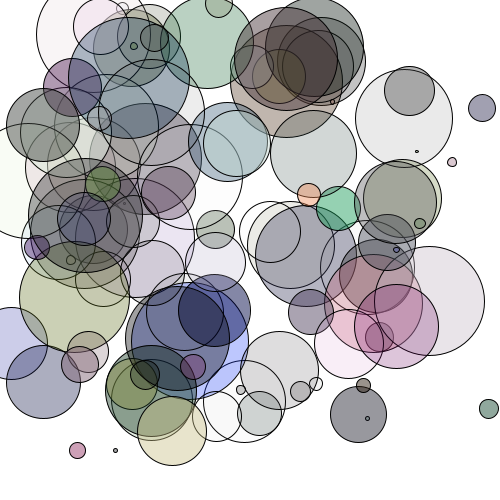
Frame 1 (no input)
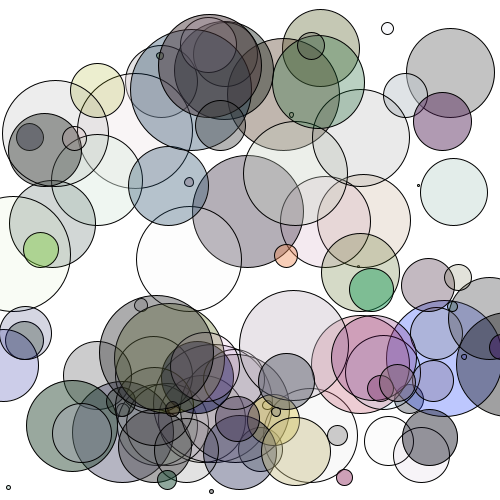
Frame 60 (the mouse pressed at the canvas centre just before this capture)
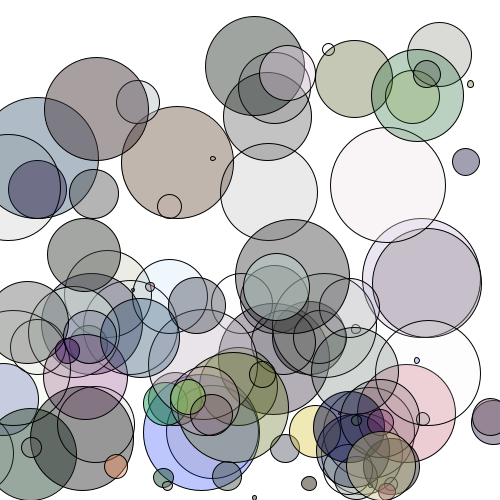
Frame 120 (the mouse held since frame 60 and released just before this capture)

The Processing sketch that drew these frames (run headless with seeded random() and noise(); from frame 60 on, the mouse is pressed at the canvas centre):

// Processing sketch: processing_105861
// ── processing_105861.pde

int number=100;
float[] xPos = new float[number]; //xPosition
float[] yPos = new float[number]; //yPosition
float[] radius = new float[number]; //radius
float[] sx = new float[number]; //speed of x
float[] sy = new float[number]; //speed of y
float[] h = new float[number];
float[] s = new float[number];
float[] b = new float[number];
float[] o = new float[number];

float g=0.95; //gravity

void setup() {
  size (500, 500);
  colorMode (HSB);

  //set random variables

  //number=int(random(500));

  for (int i=0; i<number; i++) {
    radius[i]=random(width/4);
    xPos[i]=random(width-radius[i]);
    yPos[i]=random(height-radius[i]);
    sx[i]=random(50);
    sx[i]=random(50);
    h[i]=random(255);
    s[i]=random(255);
    b[i]=random(255);
    o[i]=random(125);
  }

  for (int i=0; i<number; i++) {
    fill(h[i], s[i], b[i], o[i]);
    ellipse(xPos[i], yPos[i], radius[i], radius[i]);
  }
}

void draw() {
  background(255);

  for (int i=0; i<number; i++) {
    sy[i]=sy[i]+g;
    fill(h[i], s[i], b[i], o[i]);
    ellipse(xPos[i]+=sx[i], yPos[i]+=sy[i], radius[i], radius[i]);

    // change x direction 
    if ((xPos[i]>=width-radius[i]/2) || (xPos[i]<=0+radius[i]/2)) {
      sx[i]=sx[i]*-1;
    }
    // change y direction 
    if ((yPos[i]>=height-radius[i]/2) || (yPos[i]<=0+radius[i]/2)) {
      sy[i]=sy[i]*-1;
      sx[i]=sx[i]+g;
    }

    if ((yPos[i]>=height-radius[i]/2)&&(sy[i]<=0)) {
      yPos[i]=height-radius[i]/2;
      xPos[i]-=sx[i];
    }
  }
}
